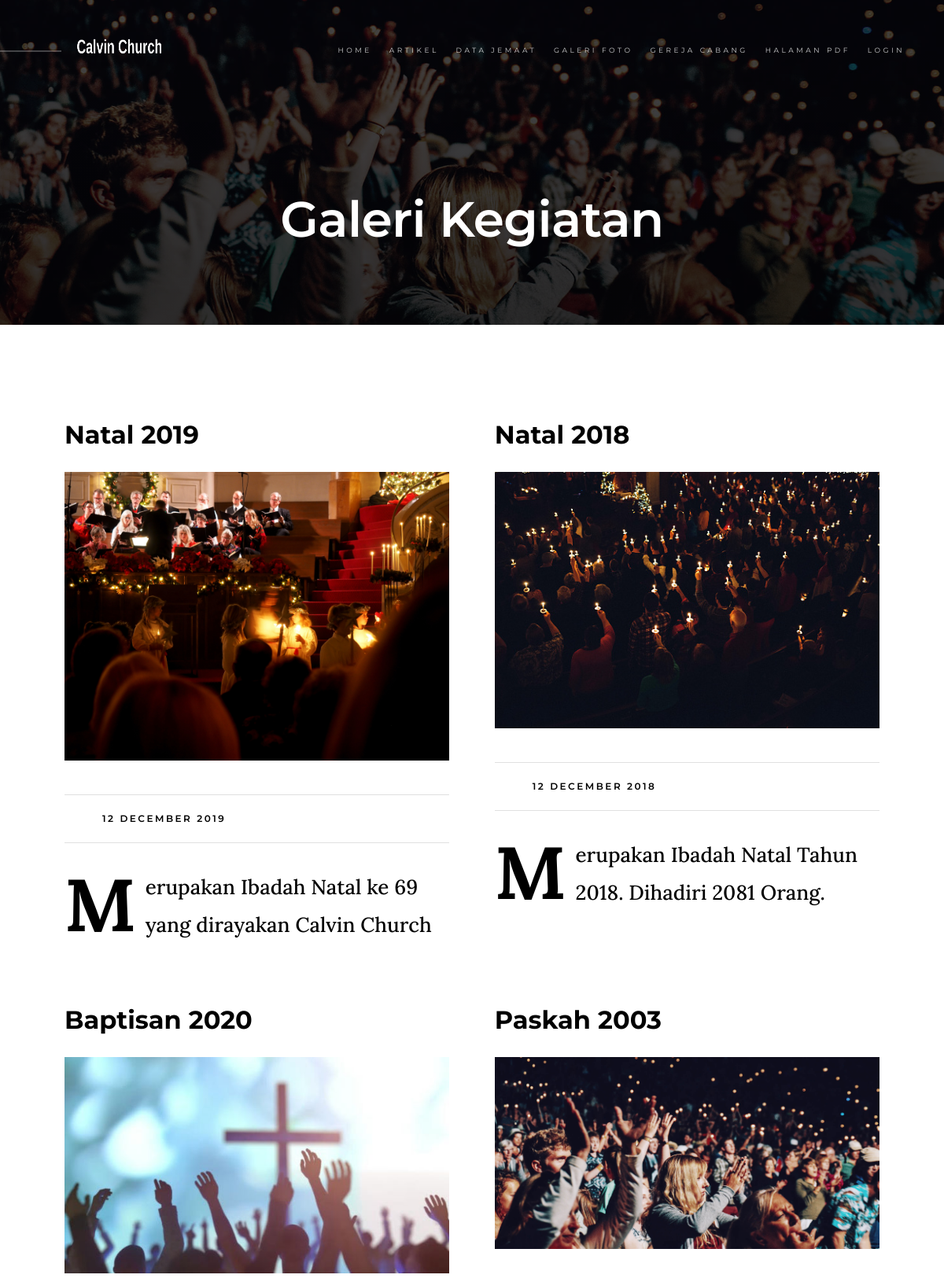
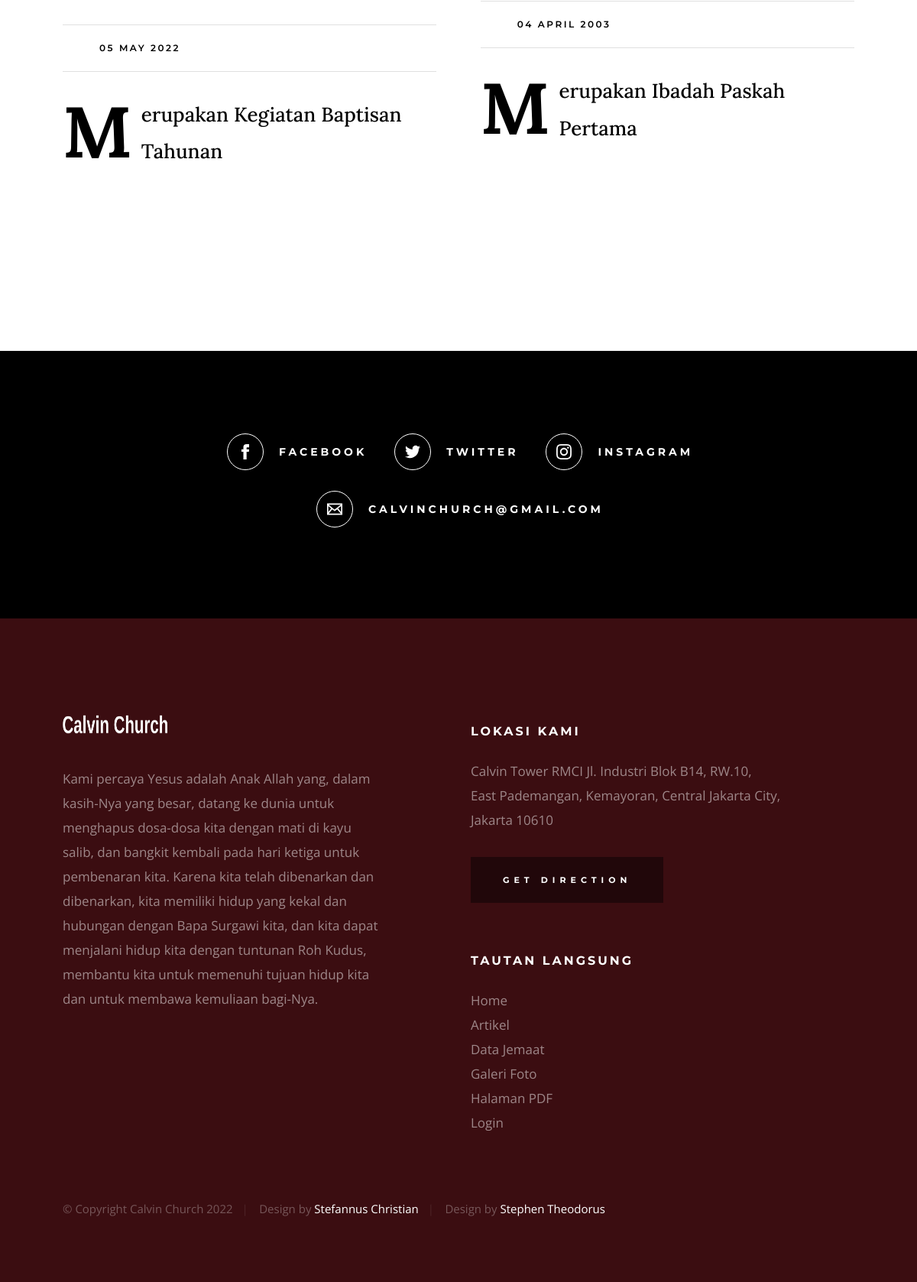
/calvin_church/galeri_foto.php, run on the app's committed database (2 pictures, top to bottom).
### tables this page shows
CREATE TABLE IF NOT EXISTS `galeri` (
  `id` int(11) NOT NULL AUTO_INCREMENT,
  `name` text NOT NULL,
  `keterangan` text NOT NULL,
  `tanggal` text NOT NULL,
  `image` text NOT NULL,
  PRIMARY KEY (`id`)
);

### calvin_church/galeri_foto.php (the view, shortened to what this page needs)
<!DOCTYPE html>
<html class="no-js" lang="en">
<?php
@include './koneksi.php';
?>
<head>
    <link rel="stylesheet" href="css/base.css?v=<?php echo time(); ?>">
    <link rel="stylesheet" href="css/main.css?v=<?php echo time(); ?>">
</head>
<body id="top">
    <header class="s-header">
        <div class="header-logo">
            <a class="site-logo" href="index.php">
                <img src="images/header_pic.png" alt="Homepage">
            </a>
        </div>
        <nav class="header-nav-wrap">
            <ul class="header-nav">
                <li class="current"><a href="index.php">Home</a></li>
                <li><a href="./artikel.php" title="Contact us">Artikel</a></li>
                <li><a href="./data_jemaat.html">Data Jemaat</a></li>
                <li><a href="././galeri_foto.php">Galeri Foto</a></li>
                <li><a href="./gereja_cabang.html">Gereja Cabang</a></li>
                <li><a href="./halaman_view_pdf.php">Halaman PDF</a></li>
                <li><a href="./login_page.php">Login</a></li>
            </ul>
        </nav>
    </header>
    <section class="page-header page-header--about">
        <div class=" gradient-overlay">
        </div>
        <div class="row page-header__content">
            <div class="column">
                <h1>Galeri Kegiatan</h1>
            </div>
        </div>
    </section>
    <section class="page-content">
        <div class="row wide block-large-1-2 block-900-full events-list">
            <?php
            $select_foto = mysqli_query($conn, "SELECT * FROM `galeri`");
            if (mysqli_num_rows($select_foto) > 0) {
                while ($fetch_foto = mysqli_fetch_assoc($select_foto)) {
            ?>
                    <div class="column events-list__item">
                        <h3 class="display-1 events-list__item-title">
                            <a title=""><?php echo $fetch_foto['name']; ?></a>
                        </h3>
                        <p>
                            <img src="uploaded_img/<?php echo $fetch_foto['image']; ?>" alt="">
                        </p>
                        <ul class="events-list__meta">
                            <?php
                            $timestamp = strtotime($fetch_foto['tanggal']);
                            $month = date('F', $timestamp);
                            $num = date('m', $timestamp);
                            $year = date('Y', $timestamp);
                            ?>
                            <li class="events-list__meta-date"><?php echo $num . ' ' . $month . ' ' . $year ?></li>
                        </ul>
                        <p class="lead drop-cap">
                            <?php echo $fetch_foto['keterangan'] ?>
                        </p>
                    </div>
            <?php
                };
            };
            ?>
        </div>
    </section>
    <section class="s-social">
        <div class="row social-content">
            <div class="column">
                <ul class="social-list">
                    <li class="social-list__item">
                        <a href="https://www.facebook.com/reformed.injili.events/" target="_blank" title="">
                            <span class="social-list__icon social-list__icon--facebook"></span>
                            <span class="social-list__text">Facebook</span>
                        </a>
                    </li>
                    <li class="social-list__item">
                        <a href="https://twitter.com/reformedinjili" target="_blank" title="">
                            <span class="social-list__icon social-list__icon--twitter"></span>
                            <span class="social-list__text">Twitter</span>
                        </a>
                    </li>
                    <li class="social-list__item">
                        <a href="https://www.instagram.com/reformed.injili/" target="_blank" title="">
                            <span class="social-list__icon social-list__icon--instagram"></span>
                            <span class="social-list__text">Instagram</span>
                        </a>
                    </li>
                    <li class="social-list__item">
                        <a href="#0" title="">
                            <span class="social-list__icon social-list__icon--email"></span>
                            <span class="social-list__text">calvinchurch@gmail.com</span>
                        </a>
                    </li>
                </ul>
            </div>
        </div>
    </section>
    <footer class="s-footer">
        <div class="row footer-top">
            <div class="column large-4 medium-5 tab-full">
                <div class="footer-logo">
                    <a class="site-footer-logo" href="index.php">
                        <img src="images/header_pic.png" alt="Homepage">
                    </a>
                </div>
                <p>
                    Kami percaya Yesus adalah Anak Allah yang, dalam kasih-Nya yang besar, datang ke dunia untuk menghapus dosa-dosa kita dengan mati di kayu salib, dan bangkit kembali pada hari ketiga untuk pembenaran kita. Karena kita telah dibenarkan dan dibenarkan, kita
                    memiliki hidup yang kekal dan hubungan dengan Bapa Surgawi kita, dan kita dapat menjalani hidup kita dengan tuntunan Roh Kudus, membantu kita untuk memenuhi tujuan hidup kita dan untuk membawa kemuliaan bagi-Nya.
                </p>
            </div>
            <div class="column large-half tab-full">
                <div class="row">
                    <div class="column large-7 medium-full">
                        <h4 class="h6">Lokasi Kami</h4>
                        <p>
                            Calvin Tower RMCI Jl. Industri Blok B14, RW.10, <br> East Pademangan, Kemayoran, Central Jakarta City, <br> Jakarta 10610
                        </p>
                        <p>
                            <a href="https://www.google.com/maps/place/Calvin+Institute+of+Technology/@-6.152699,106.8429962,17z/data=!3m1!4b1!4m5!3m4!1s0x2e69f5db59766413:0xdaa8627877dbb6b0!8m2!3d-6.152699!4d106.8429962" target="_blank" class="btn btn--footer">Get Direction</a>
                        </p>
                    </div>
                    <div class="column large-5 medium-full">
                        <h4 class="h6">Tautan Langsung</h4>
                        <ul class="footer-list">
                            <li class="current"><a href="index.php" title="Home">Home</a></li>
                            <li><a href="./artikel.php" title="About">Artikel</a></li>
                            <li><a href="./data_jemaat.html" title="Services">Data Jemaat</a></li>
                            <li><a href="./galeri_foto.php" title="Contact us">Galeri Foto</a></li>
                            <li><a href="./halaman_view_pdf.php" title="Contact us">Halaman PDF</a></li>
                            <li><a href="./login_page.php" title="Contact us">Login</a></li>
                        </ul>
                    </div>
                </div>
            </div>
        </div>
        <div class="row footer-bottom">
            <div class="column ss-copyright">
                <span>© Copyright Calvin Church 2022</span>
                <span>Design by <a href="https://www.instagram.com/stefannuschristian/" target="_blank">Stefannus Christian</a></span>
                <span>Design by <a href="https://www.instagram.com/steve_theodorus/" target="_blank">Stephen Theodorus</a></span>
            </div>
        </div>
    </footer>
</body>

### calvin_church/css/base.css (style rules this page uses)
html { line-height: 1.15; -webkit-text-size-adjust: 100%; }
body { margin: 0; }
h1 { font-size: 2em; margin: 0.67em 0; }
a { background-color: transparent; }
img { border-style: none; }
html { font-size: 62.5%; box-sizing: border-box; }
*, *::before, *::after { box-sizing: inherit; }
body { font-weight: normal; line-height: 1; word-wrap: break-word; -moz-font-smoothing: grayscale; -moz-osx-font-smoothing: grayscale; -webkit-font-smoothing: antialiased; -webkit-overflow-scrolling: touch; -webkit-text-size-adjust: none; }
svg, img, video embed, iframe, object { max-width: 100%; height: auto; }
div, dl, dt, dd, ul, ol, li, h1, h2, h3, h4, h5, h6, pre, form, p, blockquote, th, td { margin: 0; padding: 0; }
p { font-size: inherit; text-rendering: optimizeLegibility; }
ol, ul { list-style: none; }
li { display: block; }
a { text-decoration: none; line-height: inherit; }
a img { border: none; }
.row { width: 89%; max-width: 1340px; margin: 0 auto; display: -ms-flexbox; display: -webkit-flex; display: flex; -webkit-flex-flow: row wrap; -ms-flex-flow: row wrap; flex-flow: row wrap; }
.row .row { width: auto; max-width: none; margin-left: -20px; margin-right: -20px; }
.column { -webkit-flex: 1 1 0%; -ms-flex: 1 1 0%; flex: 1 1 0%; padding: 0 20px; }
.large-4 { -webkit-flex: 0 0 33.33333%; -ms-flex: 0 0 33.33333%; flex: 0 0 33.33333%; max-width: 33.33333%; }
.large-5 { -webkit-flex: 0 0 41.66667%; -ms-flex: 0 0 41.66667%; flex: 0 0 41.66667%; max-width: 41.66667%; }
.large-6, .large-half { -webkit-flex: 0 0 50%; -ms-flex: 0 0 50%; flex: 0 0 50%; max-width: 50%; }
.large-7 { -webkit-flex: 0 0 58.33333%; -ms-flex: 0 0 58.33333%; flex: 0 0 58.33333%; max-width: 58.33333%; }
@media screen and (max-width:1200px) { .row .row { margin-left: -16px; margin-right: -16px; } }
@media screen and (max-width:1200px) { .column { padding: 0 16px; } }
@media screen and (max-width:1200px) { .medium-5 { -webkit-flex: 0 0 41.66667%; -ms-flex: 0 0 41.66667%; flex: 0 0 41.66667%; max-width: 41.66667%; } }
@media screen and (max-width:1200px) { .medium-12, .medium-full { -webkit-flex: 0 0 100%; -ms-flex: 0 0 100%; flex: 0 0 100%; max-width: 100%; } }
.block-large-1-2>.column { -webkit-flex: 0 0 50%; -ms-flex: 0 0 50%; flex: 0 0 50%; max-width: 50%; }

### data on the page
galeri: name "Natal 2019", image (picture), tanggal "12", tanggal "DECEMBER", tanggal "2019", keterangan "Merupakan Ibadah Natal ke 69 yang dirayakan Calvin Church"
galeri: name "Natal 2018", image (picture), tanggal "12", tanggal "DECEMBER", tanggal "2018", keterangan "Merupakan Ibadah Natal Tahun 2018. Dihadiri 2081 Orang."
galeri: name "Baptisan 2020", image (picture), tanggal "05", tanggal "MAY", tanggal "2022", keterangan "Merupakan Kegiatan Baptisan Tahunan"
galeri: name "Paskah 2003", image (picture), tanggal "04", tanggal "APRIL", tanggal "2003", keterangan "Merupakan Ibadah Paskah Pertama"
